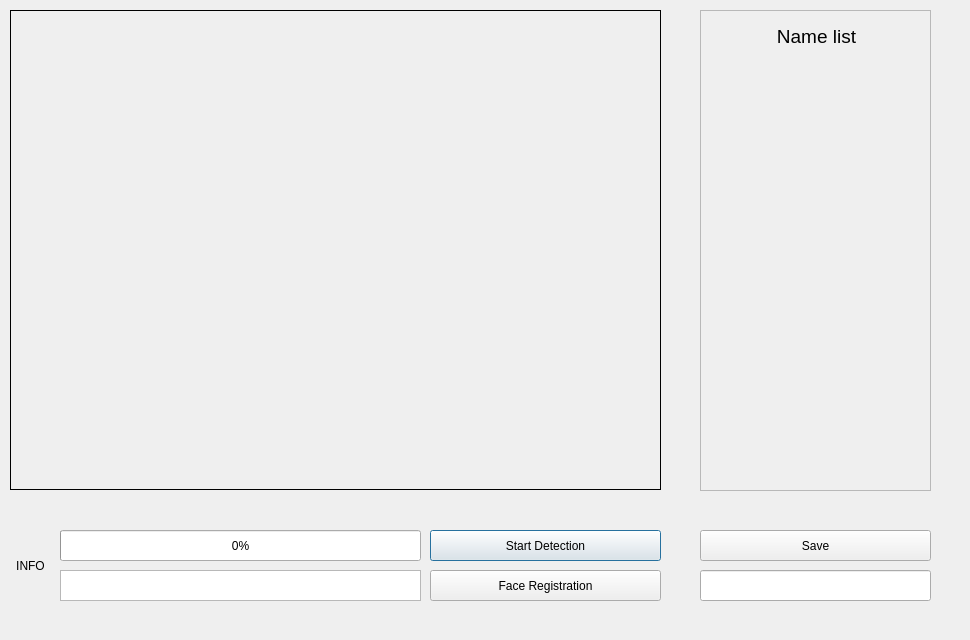
<?xml version="1.0" encoding="UTF-8"?>
<ui version="4.0">
 <class>Dialog</class>
 <widget class="QDialog" name="Dialog">
  <property name="geometry">
   <rect>
    <x>0</x>
    <y>0</y>
    <width>970</width>
    <height>640</height>
   </rect>
  </property>
  <property name="windowTitle">
   <string>Focusing Status Monitoring / Face Landmark Detection System</string>
  </property>
  <widget class="QPushButton" name="detection">
   <property name="geometry">
    <rect>
     <x>430</x>
     <y>530</y>
     <width>231</width>
     <height>31</height>
    </rect>
   </property>
   <property name="text">
    <string>Start Detection</string>
   </property>
  </widget>
  <widget class="QLabel" name="image_label">
   <property name="geometry">
    <rect>
     <x>10</x>
     <y>10</y>
     <width>651</width>
     <height>480</height>
    </rect>
   </property>
   <property name="frameShape">
    <enum>QFrame::Box</enum>
   </property>
   <property name="text">
    <string/>
   </property>
  </widget>
  <widget class="QTextBrowser" name="log_browser">
   <property name="geometry">
    <rect>
     <x>60</x>
     <y>570</y>
     <width>361</width>
     <height>31</height>
    </rect>
   </property>
  </widget>
  <widget class="QPushButton" name="registration">
   <property name="geometry">
    <rect>
     <x>430</x>
     <y>570</y>
     <width>231</width>
     <height>31</height>
    </rect>
   </property>
   <property name="text">
    <string>Face Registration</string>
   </property>
  </widget>
  <widget class="QLineEdit" name="edit">
   <property name="geometry">
    <rect>
     <x>700</x>
     <y>570</y>
     <width>231</width>
     <height>31</height>
    </rect>
   </property>
  </widget>
  <widget class="QPushButton" name="save_bt">
   <property name="geometry">
    <rect>
     <x>700</x>
     <y>530</y>
     <width>231</width>
     <height>31</height>
    </rect>
   </property>
   <property name="text">
    <string>Save</string>
   </property>
  </widget>
  <widget class="QScrollArea" name="scrollArea">
   <property name="geometry">
    <rect>
     <x>700</x>
     <y>10</y>
     <width>231</width>
     <height>481</height>
    </rect>
   </property>
   <property name="widgetResizable">
    <bool>true</bool>
   </property>
   <widget class="QWidget" name="scrollAreaWidgetContents_4">
    <property name="geometry">
     <rect>
      <x>0</x>
      <y>0</y>
      <width>229</width>
      <height>479</height>
     </rect>
    </property>
    <widget class="QLabel" name="label">
     <property name="geometry">
      <rect>
       <x>10</x>
       <y>10</y>
       <width>211</width>
       <height>31</height>
      </rect>
     </property>
     <property name="font">
      <font>
       <pointsize>14</pointsize>
      </font>
     </property>
     <property name="text">
      <string>Name list</string>
     </property>
     <property name="alignment">
      <set>Qt::AlignCenter</set>
     </property>
    </widget>
    <widget class="QLabel" name="namelist">
     <property name="geometry">
      <rect>
       <x>10</x>
       <y>50</y>
       <width>211</width>
       <height>421</height>
      </rect>
     </property>
     <property name="font">
      <font>
       <pointsize>12</pointsize>
      </font>
     </property>
     <property name="text">
      <string/>
     </property>
     <property name="alignment">
      <set>Qt::AlignHCenter|Qt::AlignTop</set>
     </property>
    </widget>
   </widget>
  </widget>
  <widget class="QProgressBar" name="progressBar">
   <property name="geometry">
    <rect>
     <x>60</x>
     <y>530</y>
     <width>361</width>
     <height>31</height>
    </rect>
   </property>
   <property name="value">
    <number>0</number>
   </property>
  </widget>
  <widget class="QLabel" name="label_2">
   <property name="geometry">
    <rect>
     <x>10</x>
     <y>550</y>
     <width>41</width>
     <height>31</height>
    </rect>
   </property>
   <property name="text">
    <string>INFO</string>
   </property>
   <property name="textFormat">
    <enum>Qt::PlainText</enum>
   </property>
   <property name="alignment">
    <set>Qt::AlignCenter</set>
   </property>
  </widget>
  <zorder>image_label</zorder>
  <zorder>detection</zorder>
  <zorder>log_browser</zorder>
  <zorder>registration</zorder>
  <zorder>edit</zorder>
  <zorder>save_bt</zorder>
  <zorder>scrollArea</zorder>
  <zorder>progressBar</zorder>
  <zorder>label_2</zorder>
 </widget>
 <resources/>
 <connections/>
</ui>
